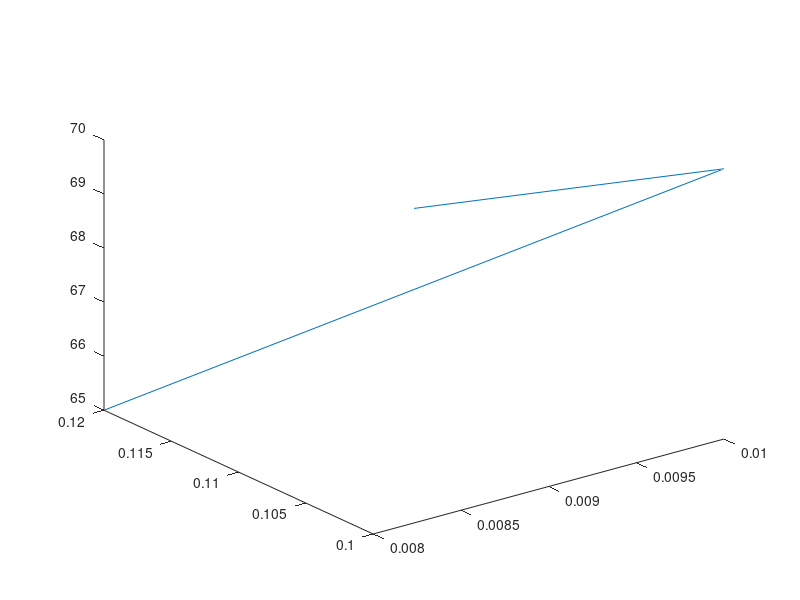
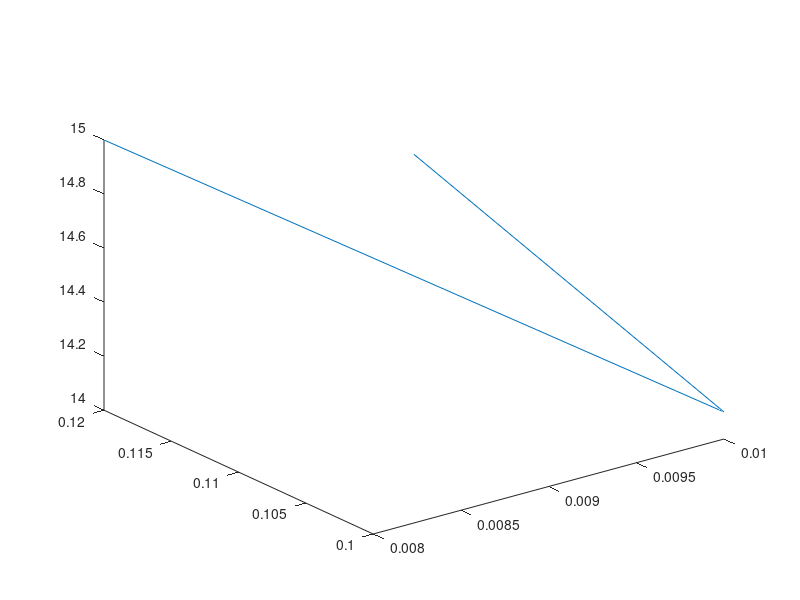

Write the MATLAB code that produced these figures, in order.

u   =    [0.009, 0.01, 0.008];
gamma =  [0.11, 0.1, 0.12];
training=[69, 70, 65];
new_data=[15, 14.1, 15];

figure(1);
plot3(u,gamma,training);

hold off;

figure(2);
plot3(u,gamma,new_data);